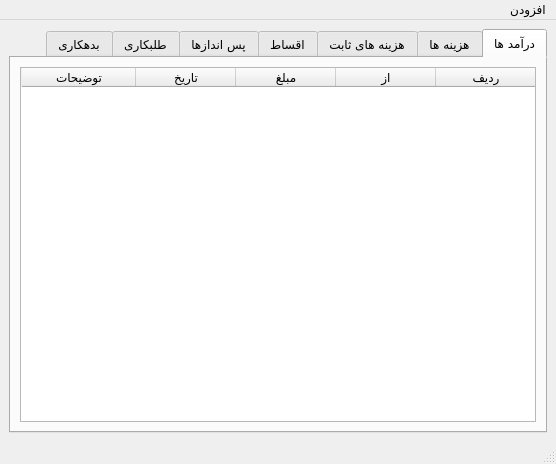
<?xml version="1.0" encoding="UTF-8"?>
<ui version="4.0">
 <class>MainWindow</class>
 <widget class="QMainWindow" name="MainWindow">
  <property name="geometry">
   <rect>
    <x>0</x>
    <y>0</y>
    <width>556</width>
    <height>464</height>
   </rect>
  </property>
  <property name="font">
   <font>
    <family>B Nazanin</family>
   </font>
  </property>
  <property name="windowTitle">
   <string notr="true"/>
  </property>
  <property name="windowIcon">
   <iconset>
    <normaloff>../icons/liabilities.png</normaloff>../icons/liabilities.png</iconset>
  </property>
  <property name="windowOpacity">
   <double>11.000000000000000</double>
  </property>
  <widget class="QWidget" name="centralwidget">
   <layout class="QHBoxLayout" name="horizontalLayout_3">
    <item>
     <widget class="QTabWidget" name="account_tab">
      <property name="layoutDirection">
       <enum>Qt::RightToLeft</enum>
      </property>
      <property name="autoFillBackground">
       <bool>true</bool>
      </property>
      <property name="tabShape">
       <enum>QTabWidget::Rounded</enum>
      </property>
      <property name="currentIndex">
       <number>0</number>
      </property>
      <widget class="QWidget" name="input_tab">
       <attribute name="title">
        <string>درآمد ها</string>
       </attribute>
       <layout class="QHBoxLayout" name="horizontalLayout_4">
        <item>
         <widget class="QTableWidget" name="all_input_list">
          <property name="sizeAdjustPolicy">
           <enum>QAbstractScrollArea::AdjustToContents</enum>
          </property>
          <attribute name="horizontalHeaderStretchLastSection">
           <bool>true</bool>
          </attribute>
          <column>
           <property name="text">
            <string>ردیف</string>
           </property>
           <property name="font">
            <font>
             <family>B Nazanin</family>
            </font>
           </property>
          </column>
          <column>
           <property name="text">
            <string>از</string>
           </property>
           <property name="font">
            <font>
             <family>B Nazanin</family>
            </font>
           </property>
          </column>
          <column>
           <property name="text">
            <string>مبلغ</string>
           </property>
           <property name="font">
            <font>
             <family>B Nazanin</family>
            </font>
           </property>
          </column>
          <column>
           <property name="text">
            <string>تاریخ</string>
           </property>
           <property name="font">
            <font>
             <family>B Nazanin</family>
            </font>
           </property>
          </column>
          <column>
           <property name="text">
            <string>توضیحات</string>
           </property>
           <property name="font">
            <font>
             <family>B Nazanin</family>
            </font>
           </property>
          </column>
         </widget>
        </item>
       </layout>
      </widget>
      <widget class="QWidget" name="output_tab">
       <attribute name="title">
        <string>هزینه ها</string>
       </attribute>
       <layout class="QHBoxLayout" name="horizontalLayout_5">
        <item>
         <widget class="QTableWidget" name="all_output_list">
          <property name="sizeAdjustPolicy">
           <enum>QAbstractScrollArea::AdjustToContents</enum>
          </property>
          <attribute name="verticalHeaderStretchLastSection">
           <bool>true</bool>
          </attribute>
          <column>
           <property name="text">
            <string>ردیف</string>
           </property>
           <property name="font">
            <font>
             <family>B Nazanin</family>
            </font>
           </property>
          </column>
          <column>
           <property name="text">
            <string>به منظور</string>
           </property>
           <property name="font">
            <font>
             <family>B Nazanin</family>
            </font>
           </property>
          </column>
          <column>
           <property name="text">
            <string>مبلغ</string>
           </property>
           <property name="font">
            <font>
             <family>B Nazanin</family>
            </font>
           </property>
          </column>
          <column>
           <property name="text">
            <string>تاریخ</string>
           </property>
           <property name="font">
            <font>
             <family>B Nazanin</family>
            </font>
           </property>
          </column>
          <column>
           <property name="text">
            <string>توضیحات</string>
           </property>
           <property name="font">
            <font>
             <family>B Nazanin</family>
            </font>
           </property>
          </column>
         </widget>
        </item>
       </layout>
      </widget>
      <widget class="QWidget" name="fixed_output_tab">
       <attribute name="title">
        <string>هزینه های ثابت</string>
       </attribute>
       <layout class="QHBoxLayout" name="horizontalLayout_8">
        <item>
         <widget class="QTableWidget" name="all_fixed_output_list">
          <property name="sizeAdjustPolicy">
           <enum>QAbstractScrollArea::AdjustToContents</enum>
          </property>
          <column>
           <property name="text">
            <string>ردیف</string>
           </property>
           <property name="font">
            <font>
             <family>B Nazanin</family>
            </font>
           </property>
          </column>
          <column>
           <property name="text">
            <string>به شخص</string>
           </property>
           <property name="font">
            <font>
             <family>B Nazanin</family>
            </font>
           </property>
          </column>
          <column>
           <property name="text">
            <string>به منظور</string>
           </property>
           <property name="font">
            <font>
             <family>B Nazanin</family>
            </font>
           </property>
          </column>
          <column>
           <property name="text">
            <string>مبلغ</string>
           </property>
           <property name="font">
            <font>
             <family>B Nazanin</family>
            </font>
           </property>
          </column>
          <column>
           <property name="text">
            <string>تاریخ</string>
           </property>
           <property name="font">
            <font>
             <family>B Nazanin</family>
            </font>
           </property>
          </column>
          <column>
           <property name="text">
            <string>توضیحات</string>
           </property>
           <property name="font">
            <font>
             <family>B Nazanin</family>
            </font>
           </property>
          </column>
         </widget>
        </item>
       </layout>
      </widget>
      <widget class="QWidget" name="installment_tab">
       <attribute name="title">
        <string>اقساط</string>
       </attribute>
       <layout class="QHBoxLayout" name="horizontalLayout_6">
        <item>
         <widget class="QTableWidget" name="all_installment">
          <property name="sizeAdjustPolicy">
           <enum>QAbstractScrollArea::AdjustToContents</enum>
          </property>
          <column>
           <property name="text">
            <string>ردیف</string>
           </property>
           <property name="font">
            <font>
             <family>B Nazanin</family>
            </font>
           </property>
          </column>
          <column>
           <property name="text">
            <string>موسسه مربوطه</string>
           </property>
           <property name="font">
            <font>
             <family>B Nazanin</family>
            </font>
           </property>
          </column>
          <column>
           <property name="text">
            <string>کل مبلغ وام</string>
           </property>
           <property name="font">
            <font>
             <family>B Nazanin</family>
            </font>
           </property>
          </column>
          <column>
           <property name="text">
            <string>قسط هر ماه</string>
           </property>
           <property name="font">
            <font>
             <family>B Nazanin</family>
            </font>
           </property>
          </column>
          <column>
           <property name="text">
            <string>باقیمانده</string>
           </property>
           <property name="font">
            <font>
             <family>B Nazanin</family>
            </font>
           </property>
          </column>
          <column>
           <property name="text">
            <string>تاریخ شروع</string>
           </property>
           <property name="font">
            <font>
             <family>B Nazanin</family>
            </font>
           </property>
          </column>
          <column>
           <property name="text">
            <string>اخرین پرداخت</string>
           </property>
           <property name="font">
            <font>
             <family>B Nazanin</family>
            </font>
           </property>
          </column>
          <column>
           <property name="text">
            <string>توضیحات</string>
           </property>
           <property name="font">
            <font>
             <family>B Nazanin</family>
            </font>
           </property>
          </column>
         </widget>
        </item>
       </layout>
      </widget>
      <widget class="QWidget" name="saving_tab">
       <attribute name="title">
        <string>پس اندازها</string>
       </attribute>
       <layout class="QHBoxLayout" name="horizontalLayout_7">
        <item>
         <widget class="QTableWidget" name="all_saving_list">
          <property name="sizeAdjustPolicy">
           <enum>QAbstractScrollArea::AdjustToContents</enum>
          </property>
          <column>
           <property name="text">
            <string>ردیف</string>
           </property>
           <property name="font">
            <font>
             <family>B Nazanin</family>
            </font>
           </property>
          </column>
          <column>
           <property name="text">
            <string>مبلغ</string>
           </property>
           <property name="font">
            <font>
             <family>B Nazanin</family>
            </font>
           </property>
          </column>
          <column>
           <property name="text">
            <string>محل سرمایه گذاری</string>
           </property>
           <property name="font">
            <font>
             <family>B Nazanin</family>
            </font>
           </property>
          </column>
          <column>
           <property name="text">
            <string>تاریخ پرداخت</string>
           </property>
           <property name="font">
            <font>
             <family>B Nazanin</family>
            </font>
           </property>
          </column>
          <column>
           <property name="text">
            <string>آخرین بروز رسانی</string>
           </property>
           <property name="font">
            <font>
             <family>B Nazanin</family>
            </font>
           </property>
          </column>
          <column>
           <property name="text">
            <string>توضیحات</string>
           </property>
           <property name="font">
            <font>
             <family>B Nazanin</family>
            </font>
           </property>
          </column>
         </widget>
        </item>
       </layout>
      </widget>
      <widget class="QWidget" name="debtor_tab">
       <attribute name="title">
        <string>طلبکاری</string>
       </attribute>
       <layout class="QHBoxLayout" name="horizontalLayout">
        <item>
         <widget class="QTableWidget" name="all_debtor_list">
          <property name="font">
           <font>
            <family>B Nazanin</family>
           </font>
          </property>
          <property name="layoutDirection">
           <enum>Qt::RightToLeft</enum>
          </property>
          <property name="autoFillBackground">
           <bool>true</bool>
          </property>
          <property name="frameShape">
           <enum>QFrame::StyledPanel</enum>
          </property>
          <property name="frameShadow">
           <enum>QFrame::Sunken</enum>
          </property>
          <property name="sizeAdjustPolicy">
           <enum>QAbstractScrollArea::AdjustToContents</enum>
          </property>
          <property name="editTriggers">
           <set>QAbstractItemView::NoEditTriggers</set>
          </property>
          <property name="selectionMode">
           <enum>QAbstractItemView::SingleSelection</enum>
          </property>
          <property name="selectionBehavior">
           <enum>QAbstractItemView::SelectRows</enum>
          </property>
          <property name="sortingEnabled">
           <bool>true</bool>
          </property>
          <column>
           <property name="text">
            <string>ردیف</string>
           </property>
          </column>
          <column>
           <property name="text">
            <string>طرف حساب</string>
           </property>
          </column>
          <column>
           <property name="text">
            <string>مبلغ کلی</string>
           </property>
          </column>
          <column>
           <property name="text">
            <string>پرداخت شده</string>
           </property>
          </column>
          <column>
           <property name="text">
            <string>باقیمانده</string>
           </property>
          </column>
          <column>
           <property name="text">
            <string>تاریخ ثبت</string>
           </property>
          </column>
          <column>
           <property name="text">
            <string>آخرین بروزرسانی</string>
           </property>
          </column>
          <column>
           <property name="text">
            <string>توضیحات</string>
           </property>
          </column>
         </widget>
        </item>
       </layout>
      </widget>
      <widget class="QWidget" name="creditor_tab">
       <attribute name="title">
        <string>بدهکاری</string>
       </attribute>
       <layout class="QHBoxLayout" name="horizontalLayout_2">
        <item>
         <widget class="QTableWidget" name="all_creditor_list">
          <property name="font">
           <font>
            <family>B Nazanin</family>
           </font>
          </property>
          <property name="layoutDirection">
           <enum>Qt::RightToLeft</enum>
          </property>
          <property name="sizeAdjustPolicy">
           <enum>QAbstractScrollArea::AdjustToContents</enum>
          </property>
          <property name="editTriggers">
           <set>QAbstractItemView::NoEditTriggers</set>
          </property>
          <property name="selectionMode">
           <enum>QAbstractItemView::SingleSelection</enum>
          </property>
          <property name="selectionBehavior">
           <enum>QAbstractItemView::SelectRows</enum>
          </property>
          <property name="sortingEnabled">
           <bool>true</bool>
          </property>
          <column>
           <property name="text">
            <string>ردیف</string>
           </property>
          </column>
          <column>
           <property name="text">
            <string>طرف حساب</string>
           </property>
          </column>
          <column>
           <property name="text">
            <string>مبلغ کلی</string>
           </property>
          </column>
          <column>
           <property name="text">
            <string>پرداخت شده</string>
           </property>
          </column>
          <column>
           <property name="text">
            <string>باقیمانده</string>
           </property>
          </column>
          <column>
           <property name="text">
            <string>تاریخ ثبت</string>
           </property>
          </column>
          <column>
           <property name="text">
            <string>آخرین بروزرسانی</string>
           </property>
          </column>
          <column>
           <property name="text">
            <string>توضیحات</string>
           </property>
          </column>
         </widget>
        </item>
       </layout>
      </widget>
     </widget>
    </item>
   </layout>
  </widget>
  <widget class="QMenuBar" name="menubar">
   <property name="geometry">
    <rect>
     <x>0</x>
     <y>0</y>
     <width>556</width>
     <height>25</height>
    </rect>
   </property>
   <property name="layoutDirection">
    <enum>Qt::RightToLeft</enum>
   </property>
   <widget class="QMenu" name="menuadd">
    <property name="font">
     <font>
      <family>B Nazanin</family>
     </font>
    </property>
    <property name="layoutDirection">
     <enum>Qt::RightToLeft</enum>
    </property>
    <property name="title">
     <string>افزودن</string>
    </property>
    <widget class="QMenu" name="menu">
     <property name="font">
      <font>
       <family>B Nazanin</family>
       <italic>false</italic>
      </font>
     </property>
     <property name="title">
      <string>صورت حساب جدید</string>
     </property>
     <addaction name="new_input"/>
     <addaction name="new_output"/>
     <addaction name="new_fixed_output"/>
     <addaction name="new_installment"/>
     <addaction name="new_saving"/>
     <addaction name="new_debt_credit"/>
    </widget>
    <addaction name="menu"/>
    <addaction name="separator"/>
    <addaction name="new_user"/>
   </widget>
   <addaction name="menuadd"/>
  </widget>
  <widget class="QStatusBar" name="statusbar"/>
  <action name="new_user">
   <property name="icon">
    <iconset>
     <normaloff>../icons/debt.png</normaloff>../icons/debt.png</iconset>
   </property>
   <property name="text">
    <string>طرف حساب جدید</string>
   </property>
   <property name="font">
    <font>
     <family>B Nazanin</family>
    </font>
   </property>
  </action>
  <action name="action">
   <property name="text">
    <string>درآمد جدید</string>
   </property>
  </action>
  <action name="action_2">
   <property name="text">
    <string>هزینه جدید</string>
   </property>
  </action>
  <action name="new_input">
   <property name="text">
    <string>درآمد جدید</string>
   </property>
   <property name="font">
    <font>
     <family>B Nazanin</family>
    </font>
   </property>
  </action>
  <action name="new_output">
   <property name="text">
    <string>هزینه جدید</string>
   </property>
   <property name="font">
    <font>
     <family>B Nazanin</family>
    </font>
   </property>
  </action>
  <action name="new_fixed_output">
   <property name="text">
    <string>هزینه ثابت جدید</string>
   </property>
   <property name="font">
    <font>
     <family>B Nazanin</family>
    </font>
   </property>
  </action>
  <action name="new_installment">
   <property name="text">
    <string>قسط جدید</string>
   </property>
   <property name="font">
    <font>
     <family>B Nazanin</family>
    </font>
   </property>
  </action>
  <action name="new_saving">
   <property name="text">
    <string>پس انداز جدید</string>
   </property>
   <property name="font">
    <font>
     <family>B Nazanin</family>
    </font>
   </property>
  </action>
  <action name="new_debt_credit">
   <property name="text">
    <string>طلب / بدهی جدید</string>
   </property>
   <property name="font">
    <font>
     <family>B Nazanin</family>
    </font>
   </property>
  </action>
  <action name="new_credit">
   <property name="text">
    <string>بدهی جدید</string>
   </property>
   <property name="font">
    <font>
     <family>B Nazanin</family>
    </font>
   </property>
  </action>
 </widget>
 <resources/>
 <connections/>
</ui>
